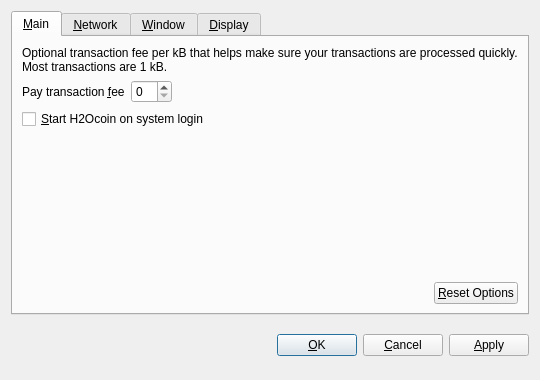
<?xml version="1.0" encoding="UTF-8"?>
<ui version="4.0">
 <class>OptionsDialog</class>
 <widget class="QDialog" name="OptionsDialog">
  <property name="geometry">
   <rect>
    <x>0</x>
    <y>0</y>
    <width>540</width>
    <height>380</height>
   </rect>
  </property>
  <property name="windowTitle">
   <string>Options</string>
  </property>
  <property name="modal">
   <bool>true</bool>
  </property>
  <layout class="QVBoxLayout" name="verticalLayout">
   <item>
    <widget class="QTabWidget" name="tabWidget">
     <property name="tabPosition">
      <enum>QTabWidget::North</enum>
     </property>
     <property name="currentIndex">
      <number>0</number>
     </property>
     <widget class="QWidget" name="tabMain">
      <attribute name="title">
       <string>&amp;Main</string>
      </attribute>
      <layout class="QVBoxLayout" name="verticalLayout_Main">
       <item>
        <widget class="QLabel" name="transactionFeeInfoLabel">
         <property name="text">
          <string>Optional transaction fee per kB that helps make sure your transactions are processed quickly. Most transactions are 1 kB.</string>
         </property>
         <property name="textFormat">
          <enum>Qt::PlainText</enum>
         </property>
         <property name="wordWrap">
          <bool>true</bool>
         </property>
        </widget>
       </item>
       <item>
        <layout class="QHBoxLayout" name="horizontalLayout_1_Main">
         <item>
          <widget class="QLabel" name="transactionFeeLabel">
           <property name="text">
            <string>Pay transaction &amp;fee</string>
           </property>
           <property name="textFormat">
            <enum>Qt::PlainText</enum>
           </property>
           <property name="buddy">
            <cstring>transactionFee</cstring>
           </property>
          </widget>
         </item>
         <item>
          <widget class="BitcoinAmountField" name="transactionFee"/>
         </item>
         <item>
          <spacer name="horizontalSpacer_1_Main">
           <property name="orientation">
            <enum>Qt::Horizontal</enum>
           </property>
           <property name="sizeHint" stdset="0">
            <size>
             <width>40</width>
             <height>20</height>
            </size>
           </property>
          </spacer>
         </item>
        </layout>
       </item>
       <item>
        <widget class="QCheckBox" name="bitcoinAtStartup">
         <property name="toolTip">
          <string>Automatically start H2Ocoin after logging in to the system.</string>
         </property>
         <property name="text">
          <string>&amp;Start H2Ocoin on system login</string>
         </property>
        </widget>
       </item>
       <item>
        <spacer name="verticalSpacer_Main">
         <property name="orientation">
          <enum>Qt::Vertical</enum>
         </property>
         <property name="sizeHint" stdset="0">
          <size>
           <width>20</width>
           <height>40</height>
          </size>
         </property>
        </spacer>
       </item>
       <item>
        <layout class="QHBoxLayout" name="horizontalLayout_2_Main">
         <item>
          <spacer name="horizontalSpacer_2_Main">
           <property name="orientation">
            <enum>Qt::Horizontal</enum>
           </property>
           <property name="sizeHint" stdset="0">
            <size>
             <width>40</width>
             <height>20</height>
            </size>
           </property>
          </spacer>
         </item>
         <item>
          <widget class="QPushButton" name="resetButton">
           <property name="toolTip">
            <string>Reset all client options to default.</string>
           </property>
           <property name="text">
            <string>&amp;Reset Options</string>
           </property>
           <property name="autoDefault">
            <bool>false</bool>
           </property>
          </widget>
         </item>
        </layout>
       </item>
      </layout>
     </widget>
     <widget class="QWidget" name="tabNetwork">
      <attribute name="title">
       <string>&amp;Network</string>
      </attribute>
      <layout class="QVBoxLayout" name="verticalLayout_Network">
       <item>
        <widget class="QCheckBox" name="mapPortUpnp">
         <property name="toolTip">
          <string>Automatically open the H2Ocoin client port on the router. This only works when your router supports UPnP and it is enabled.</string>
         </property>
         <property name="text">
          <string>Map port using &amp;UPnP</string>
         </property>
        </widget>
       </item>
       <item>
        <widget class="QCheckBox" name="connectSocks">
         <property name="toolTip">
          <string>Connect to the H2Ocoin network through a SOCKS proxy (e.g. when connecting through Tor).</string>
         </property>
         <property name="text">
          <string>&amp;Connect through SOCKS proxy:</string>
         </property>
        </widget>
       </item>
       <item>
        <layout class="QHBoxLayout" name="horizontalLayout_Network">
         <item>
          <widget class="QLabel" name="proxyIpLabel">
           <property name="text">
            <string>Proxy &amp;IP:</string>
           </property>
           <property name="textFormat">
            <enum>Qt::PlainText</enum>
           </property>
           <property name="buddy">
            <cstring>proxyIp</cstring>
           </property>
          </widget>
         </item>
         <item>
          <widget class="QValidatedLineEdit" name="proxyIp">
           <property name="maximumSize">
            <size>
             <width>140</width>
             <height>16777215</height>
            </size>
           </property>
           <property name="toolTip">
            <string>IP address of the proxy (e.g. 127.0.0.1)</string>
           </property>
          </widget>
         </item>
         <item>
          <widget class="QLabel" name="proxyPortLabel">
           <property name="text">
            <string>&amp;Port:</string>
           </property>
           <property name="textFormat">
            <enum>Qt::PlainText</enum>
           </property>
           <property name="buddy">
            <cstring>proxyPort</cstring>
           </property>
          </widget>
         </item>
         <item>
          <widget class="QLineEdit" name="proxyPort">
           <property name="maximumSize">
            <size>
             <width>55</width>
             <height>16777215</height>
            </size>
           </property>
           <property name="toolTip">
            <string>Port of the proxy (e.g. 9050)</string>
           </property>
          </widget>
         </item>
         <item>
          <widget class="QLabel" name="socksVersionLabel">
           <property name="text">
            <string>SOCKS &amp;Version:</string>
           </property>
           <property name="textFormat">
            <enum>Qt::PlainText</enum>
           </property>
           <property name="buddy">
            <cstring>socksVersion</cstring>
           </property>
          </widget>
         </item>
         <item>
          <widget class="QValueComboBox" name="socksVersion">
           <property name="toolTip">
            <string>SOCKS version of the proxy (e.g. 5)</string>
           </property>
          </widget>
         </item>
         <item>
          <spacer name="horizontalSpacer_Network">
           <property name="orientation">
            <enum>Qt::Horizontal</enum>
           </property>
           <property name="sizeHint" stdset="0">
            <size>
             <width>40</width>
             <height>20</height>
            </size>
           </property>
          </spacer>
         </item>
        </layout>
       </item>
       <item>
        <spacer name="verticalSpacer_Network">
         <property name="orientation">
          <enum>Qt::Vertical</enum>
         </property>
         <property name="sizeHint" stdset="0">
          <size>
           <width>20</width>
           <height>40</height>
          </size>
         </property>
        </spacer>
       </item>
      </layout>
     </widget>
     <widget class="QWidget" name="tabWindow">
      <attribute name="title">
       <string>&amp;Window</string>
      </attribute>
      <layout class="QVBoxLayout" name="verticalLayout_Window">
       <item>
        <widget class="QCheckBox" name="minimizeToTray">
         <property name="toolTip">
          <string>Show only a tray icon after minimizing the window.</string>
         </property>
         <property name="text">
          <string>&amp;Minimize to the tray instead of the taskbar</string>
         </property>
        </widget>
       </item>
       <item>
        <widget class="QCheckBox" name="minimizeOnClose">
         <property name="toolTip">
          <string>Minimize instead of exit the application when the window is closed. When this option is enabled, the application will be closed only after selecting Quit in the menu.</string>
         </property>
         <property name="text">
          <string>M&amp;inimize on close</string>
         </property>
        </widget>
       </item>
       <item>
        <spacer name="verticalSpacer_Window">
         <property name="orientation">
          <enum>Qt::Vertical</enum>
         </property>
         <property name="sizeHint" stdset="0">
          <size>
           <width>20</width>
           <height>40</height>
          </size>
         </property>
        </spacer>
       </item>
      </layout>
     </widget>
     <widget class="QWidget" name="tabDisplay">
      <attribute name="title">
       <string>&amp;Display</string>
      </attribute>
      <layout class="QVBoxLayout" name="verticalLayout_Display">
       <item>
        <layout class="QHBoxLayout" name="horizontalLayout_1_Display">
         <item>
          <widget class="QLabel" name="langLabel">
           <property name="text">
            <string>User Interface &amp;language:</string>
           </property>
           <property name="textFormat">
            <enum>Qt::PlainText</enum>
           </property>
           <property name="buddy">
            <cstring>lang</cstring>
           </property>
          </widget>
         </item>
         <item>
          <widget class="QValueComboBox" name="lang">
           <property name="toolTip">
            <string>The user interface language can be set here. This setting will take effect after restarting H2Ocoin.</string>
           </property>
          </widget>
         </item>
        </layout>
       </item>
       <item>
        <layout class="QHBoxLayout" name="horizontalLayout_2_Display">
         <item>
          <widget class="QLabel" name="unitLabel">
           <property name="text">
            <string>&amp;Unit to show amounts in:</string>
           </property>
           <property name="textFormat">
            <enum>Qt::PlainText</enum>
           </property>
           <property name="buddy">
            <cstring>unit</cstring>
           </property>
          </widget>
         </item>
         <item>
          <widget class="QValueComboBox" name="unit">
           <property name="toolTip">
            <string>Choose the default subdivision unit to show in the interface and when sending coins.</string>
           </property>
          </widget>
         </item>
        </layout>
       </item>
       <item>
        <widget class="QCheckBox" name="displayAddresses">
         <property name="toolTip">
          <string>Whether to show H2Ocoin addresses in the transaction list or not.</string>
         </property>
         <property name="text">
          <string>&amp;Display addresses in transaction list</string>
         </property>
        </widget>
       </item>
       <item>
        <widget class="QCheckBox" name="coinControlFeatures">
         <property name="toolTip">
          <string>Whether to show coin control features or not.</string>
         </property>
         <property name="text">
          <string>Display coin &amp;control features (experts only!)</string>
         </property>
        </widget>
       </item>
       <item>
        <spacer name="verticalSpacer_Display">
         <property name="orientation">
          <enum>Qt::Vertical</enum>
         </property>
         <property name="sizeHint" stdset="0">
          <size>
           <width>20</width>
           <height>40</height>
          </size>
         </property>
        </spacer>
       </item>
      </layout>
     </widget>
    </widget>
   </item>
   <item>
    <layout class="QHBoxLayout" name="horizontalLayout_Buttons">
     <item>
      <spacer name="horizontalSpacer_1">
       <property name="orientation">
        <enum>Qt::Horizontal</enum>
       </property>
       <property name="sizeHint" stdset="0">
        <size>
         <width>40</width>
         <height>48</height>
        </size>
       </property>
      </spacer>
     </item>
     <item>
      <widget class="QLabel" name="statusLabel">
       <property name="font">
        <font>
         <weight>75</weight>
         <bold>true</bold>
        </font>
       </property>
       <property name="text">
        <string/>
       </property>
       <property name="textFormat">
        <enum>Qt::PlainText</enum>
       </property>
       <property name="wordWrap">
        <bool>true</bool>
       </property>
      </widget>
     </item>
     <item>
      <spacer name="horizontalSpacer_2">
       <property name="orientation">
        <enum>Qt::Horizontal</enum>
       </property>
       <property name="sizeHint" stdset="0">
        <size>
         <width>40</width>
         <height>48</height>
        </size>
       </property>
      </spacer>
     </item>
     <item>
      <widget class="QPushButton" name="okButton">
       <property name="text">
        <string>&amp;OK</string>
       </property>
      </widget>
     </item>
     <item>
      <widget class="QPushButton" name="cancelButton">
       <property name="text">
        <string>&amp;Cancel</string>
       </property>
       <property name="autoDefault">
        <bool>false</bool>
       </property>
      </widget>
     </item>
     <item>
      <widget class="QPushButton" name="applyButton">
       <property name="text">
        <string>&amp;Apply</string>
       </property>
       <property name="autoDefault">
        <bool>false</bool>
       </property>
      </widget>
     </item>
    </layout>
   </item>
  </layout>
 </widget>
 <customwidgets>
  <customwidget>
   <class>BitcoinAmountField</class>
   <extends>QSpinBox</extends>
   <header>bitcoinamountfield.h</header>
  </customwidget>
  <customwidget>
   <class>QValueComboBox</class>
   <extends>QComboBox</extends>
   <header>qvaluecombobox.h</header>
  </customwidget>
  <customwidget>
   <class>QValidatedLineEdit</class>
   <extends>QLineEdit</extends>
   <header>qvalidatedlineedit.h</header>
  </customwidget>
 </customwidgets>
 <resources/>
 <connections/>
</ui>
